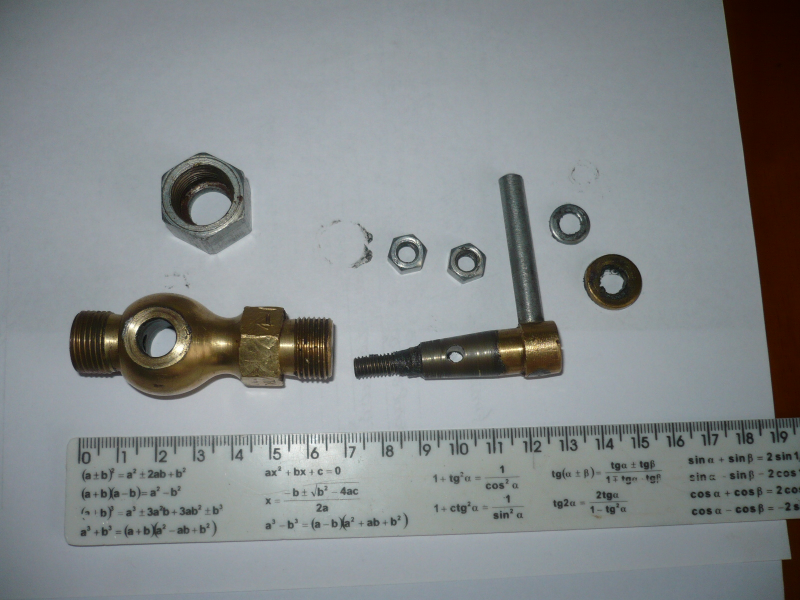
#> input picture dz_59_60/Lesson_60_Border_selection/Img/1050.JPG, 1600 x 1200 px, found by its file name (shown at 1/2 size)
$ jupyter execute 60.ipynb
#> lines starting #> are read from the running program, lines starting #| are printed output that depends on the picture
## Завдання.
1. Завантажте зображення та застосуйте до нього фільтр Собеля для виділення вертикальних та горизонтальних границь. Відобразіть результат.
2. Реалізуйте фільтр Canny для виділення границь на зображенні. Візьміть зображення з попереднього завдання. Відобразіть результат
3. Застосуйте фільтр Робертса для виділення границь на зображенні. Візьміть зображення з попереднього завдання. Відобразіть результат.
4. Порівняйте результати фільтрів Собеля, Кенні та Робертса для виділення границь на зображенні. Обгрунтуйте висновки.

[cell 1]
import cv2
import numpy as np
import matplotlib.pyplot as plt

[cell 2]
img = cv2.imread('./Img/1050.jpg')
#> img is the input picture: shape (1200, 1600, 3); mean B, G, R 138.2, 137, 132.2

[cell 3]
img = cv2.resize(img, (1024, 768))
#> img: shape (768, 1024, 3)

[cell 4]
cv2.imshow('', img)
cv2.waitKey(0)
cv2.destroyAllWindows()

[cell 5]
fig, _ = plt.subplots(figsize=(8, 10))
plt.imshow(cv2.cvtColor(img, cv2.COLOR_BGR2RGB) )
plt.axis('off')
plt.show()

### Sobel Filtering

[cell 6]
gray = cv2.cvtColor(img, cv2.COLOR_BGR2GRAY)
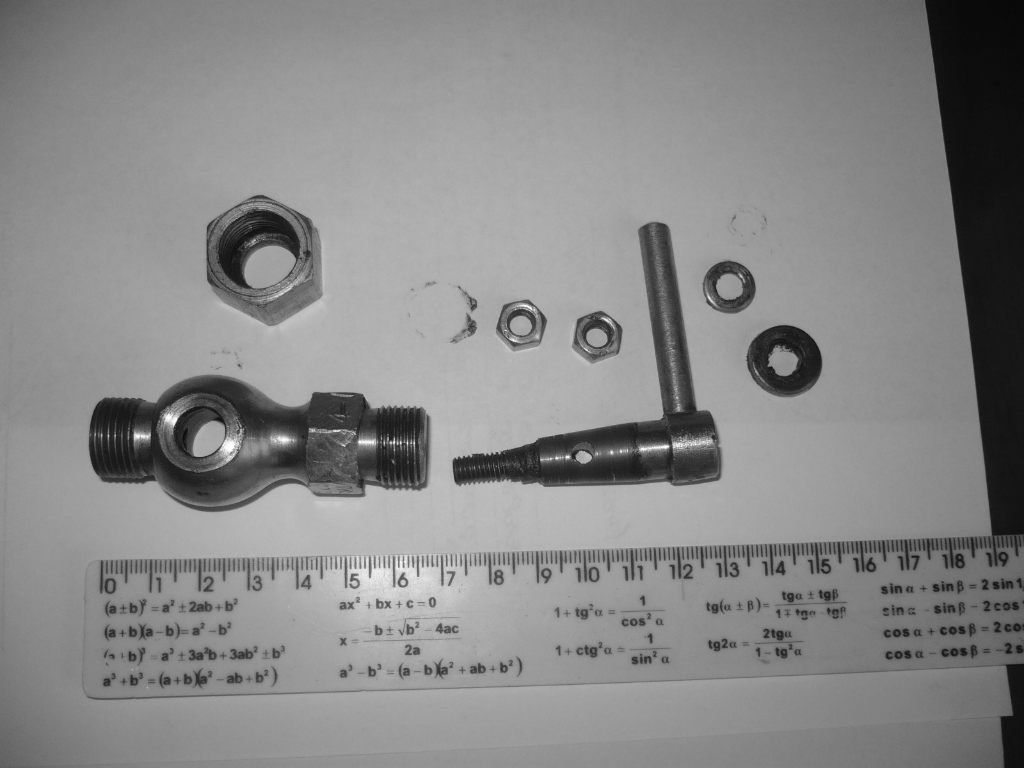
#> gray: shape (768, 1024); min 6, max 255, mean 135.6

[cell 7]
kernel_x = np.array([[-1, 0, 1], [-2, 0, 2], [-1, 0, 1]])
kernel_y = np.array([[-1, -2, -1], [0, 0, 0], [1, 2, 1]])

[cell 8]
sobel_x = cv2.filter2D(gray, -1, kernel_x)
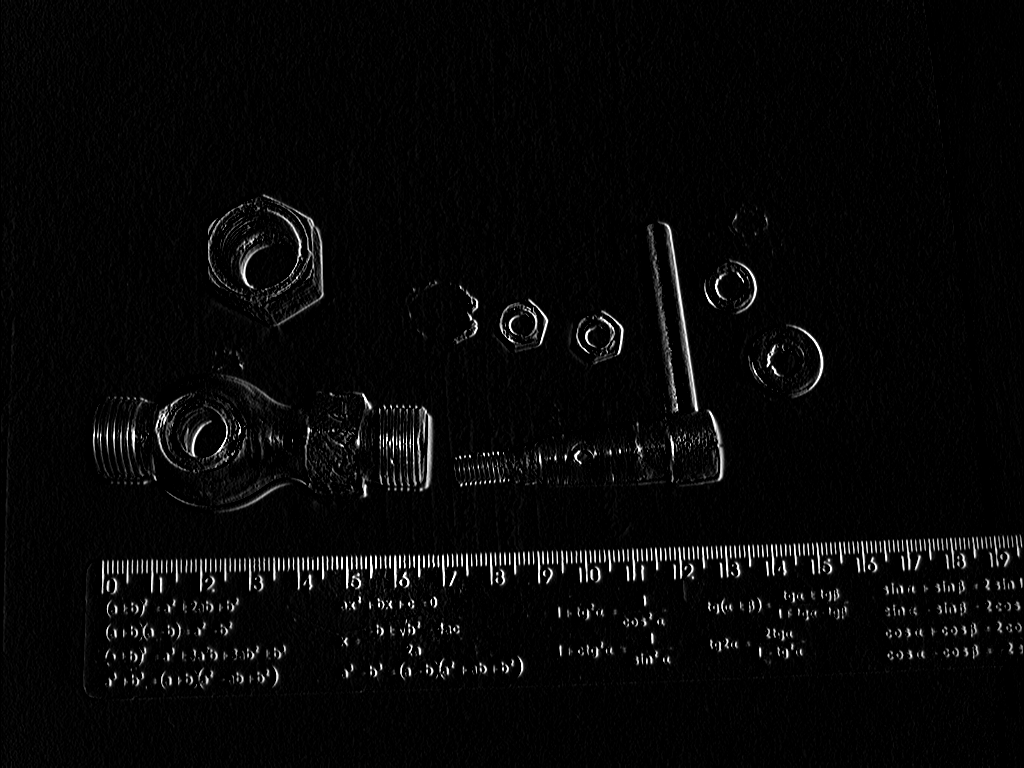
#> sobel_x: shape (768, 1024); min 0, max 255, mean 7.5
sobel_y = cv2.filter2D(gray, -1, kernel_y)
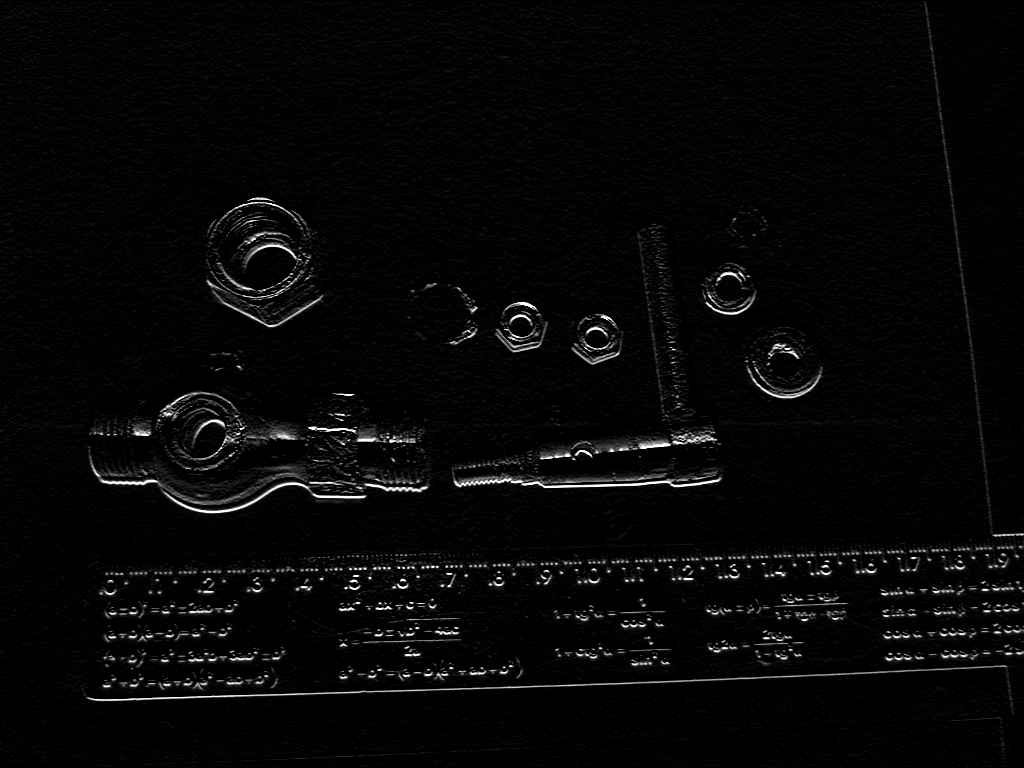
#> sobel_y: shape (768, 1024); min 0, max 255, mean 7
sobel = sobel_x + sobel_y
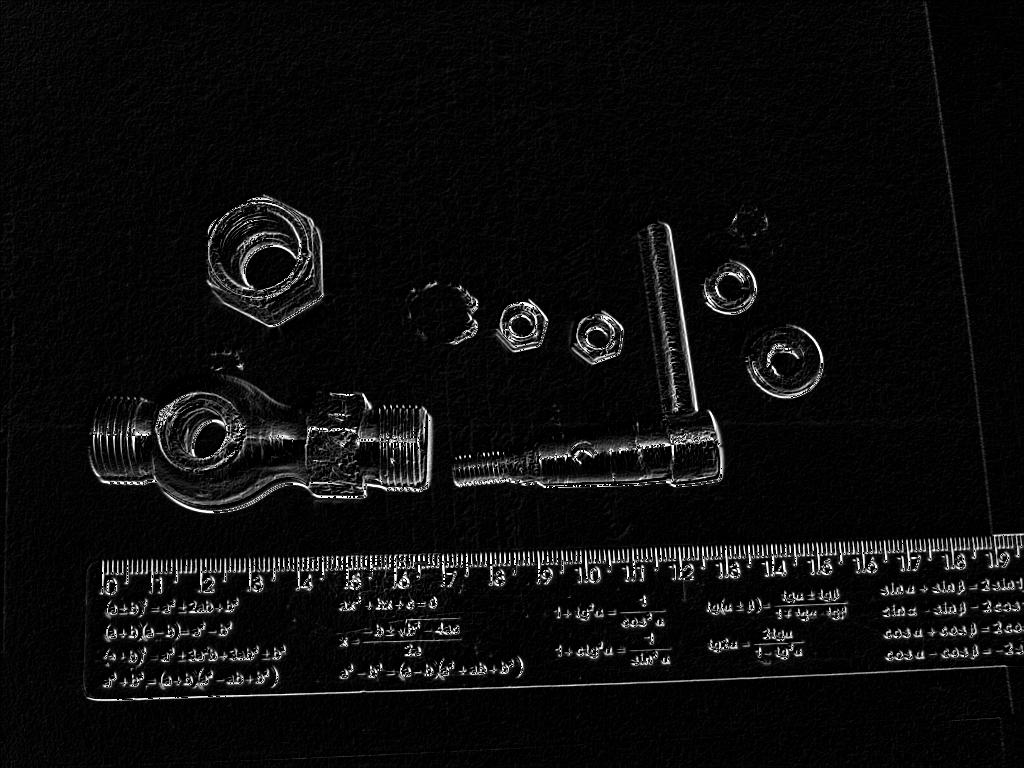
#> sobel: shape (768, 1024); min 0, max 255, mean 13

[cell 9]
# cv2.imshow('Original images', img)
cv2.imshow('SOBEL', sobel)
cv2.waitKey(0)
cv2.destroyAllWindows()

[cell 10]
cv2.imwrite('./Img/sobel.jpg', sobel)
#> Out = True

[cell 11]
fig, _ = plt.subplots(figsize=(8, 10))
plt.imshow(cv2.cvtColor(sobel, cv2.COLOR_BGR2RGB) )
plt.axis('off')
plt.show()

### Canny Filtering

[cell 12]
# Convert image to grayscale
gray = cv2.cvtColor(img, cv2.COLOR_BGR2GRAY)

[cell 13]
canny = cv2.Canny(gray, 50, 150)
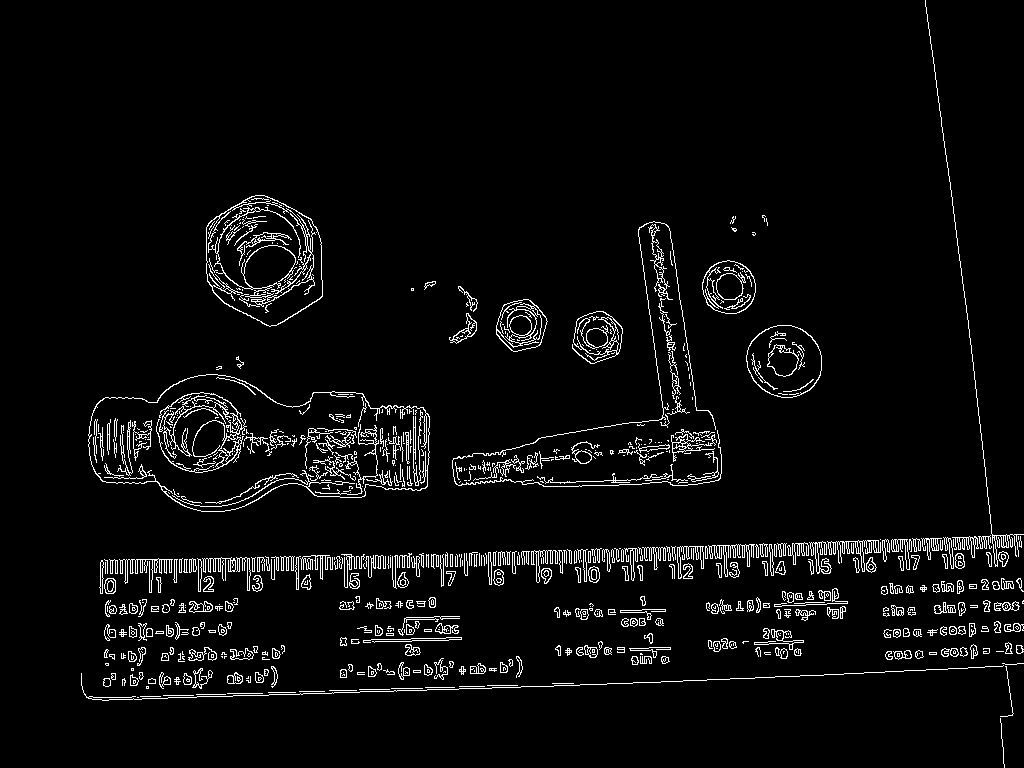
#> canny: shape (768, 1024); 4.3% white in thin lines or dots

[cell 14]
# cv2.imshow('Original images', img)
cv2.imshow('CANNY', canny)
cv2.waitKey(0)
cv2.destroyAllWindows()

[cell 15]
cv2.imwrite('./Img/canny.jpg', canny)
#> Out = True

[cell 16]
fig, _ = plt.subplots(figsize=(8, 10))
plt.imshow(cv2.cvtColor(canny, cv2.COLOR_BGR2RGB) )
plt.axis('off')
plt.show()

### Roberts Filtering

[cell 17]
kernelx = np.array([[1, 0],
                    [0, -1]])
kernely = np.array([[0, 1],
                    [-1, 0]])

img_robertx = cv2.filter2D(img, -1, kernelx)
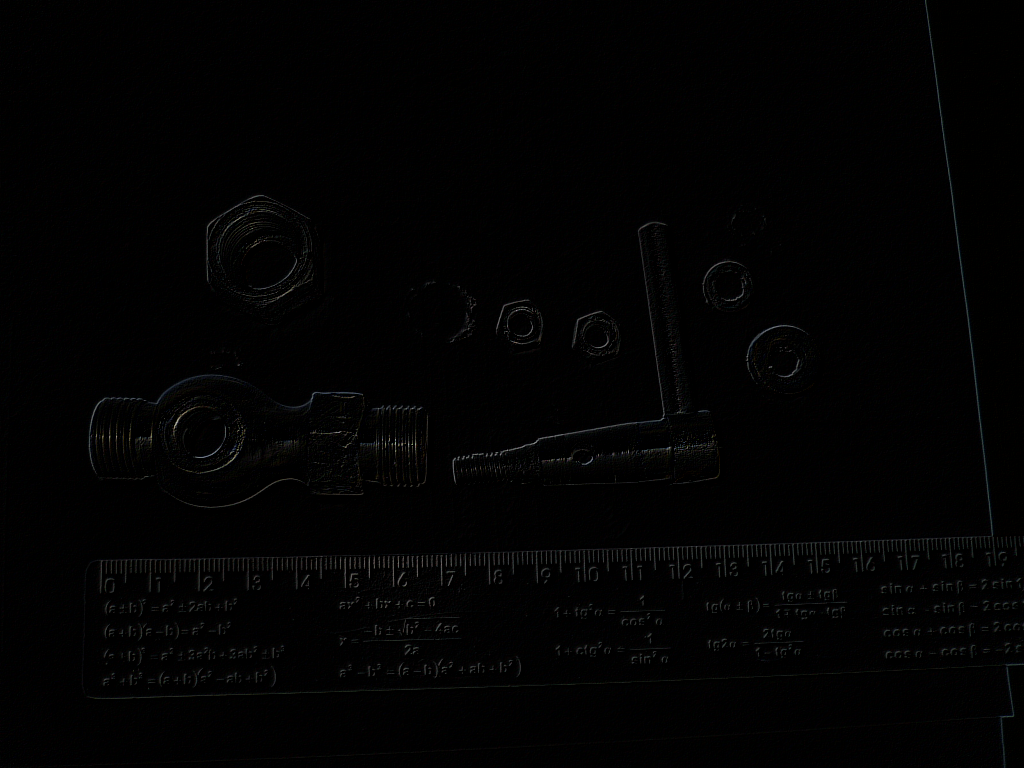
#> img_robertx: shape (768, 1024, 3); mean B, G, R 2.1, 2.1, 2.1
img_roberty = cv2.filter2D(img, -1, kernely)
roberts = cv2.addWeighted(img_robertx, 0.5, img_roberty, 0.5, 0)

[cell 18]
# roberts = cv2.convertScaleAbs(roberts, alpha=2, beta=2)
cv2.imshow('Robert`s', roberts)
cv2.waitKey(0)
cv2.destroyAllWindows()

[cell 19]
cv2.imwrite('./Img/roberts.jpg', roberts)
#> Out = True

[cell 20]
fig, _ = plt.subplots(figsize=(8, 10))
plt.imshow(cv2.cvtColor(roberts, cv2.COLOR_BGR2RGB) )
plt.axis('off')
plt.show()
